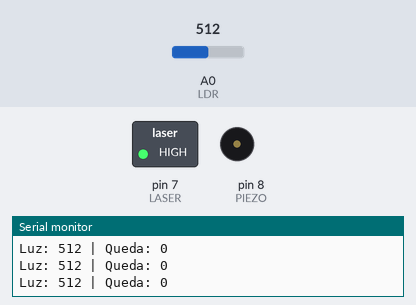
A sketch run on a simulated Arduino Uno, built with avr-gcc and run on an emulated ATmega328P. On the bench: switched loads named in the sketch (green lamp = pin HIGH), buzzer (waves = sounding), the last lines printed to the serial monitor. The inputs (shaded band) are chosen by the test bench; at power-on: A0 (LDR) = 512.

Above: at 2.2 s.
2.3 s: A0 (LDR) set to 306
At 2.7 s:
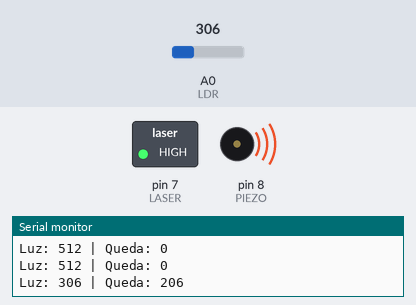
Timing chart, 0 to 5.3 s (numbered marks = the images above; inputs shaded):
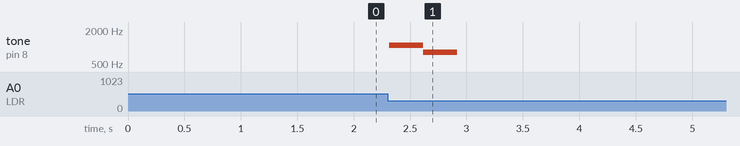

The sketch:

detector_de_passagem.ino
```cpp
const int PIEZO = 8;
const int LDR = A0;
const int LASER = 7;

const int SOM_AGUDO = 1080;
const int SOM_GRAVE = 810;

const int LIMIAR = 100;

int luzAnterior = 0;
int luzAtual = 0;

void setup() {
  pinMode(PIEZO, OUTPUT);
  pinMode(LDR, INPUT);
  pinMode(LASER, OUTPUT);

  Serial.begin(9600);

  // Liga o laser
  digitalWrite(LASER, HIGH);

  delay(1000);
  luzAnterior = analogRead(LDR);
}

void loop() {
  luzAtual = analogRead(LDR);

  int diferenca = luzAnterior - luzAtual;

  Serial.print("Luz: ");
  Serial.print(luzAtual);
  Serial.print(" | Queda: ");
  Serial.println(diferenca);

  if (diferenca > LIMIAR) {
    tone(PIEZO, SOM_AGUDO);
    delay(300);

    tone(PIEZO, SOM_GRAVE);
    delay(300);

    noTone(PIEZO);
  }

  luzAnterior = analogRead(LDR);
  delay(50);
}
```

Measured:
- after the input at 2.3 s, tone on pin 8 (PIEZO): silent → 1080 Hz at once, → 810 Hz 0.30 s later, → silent 0.30 s later
